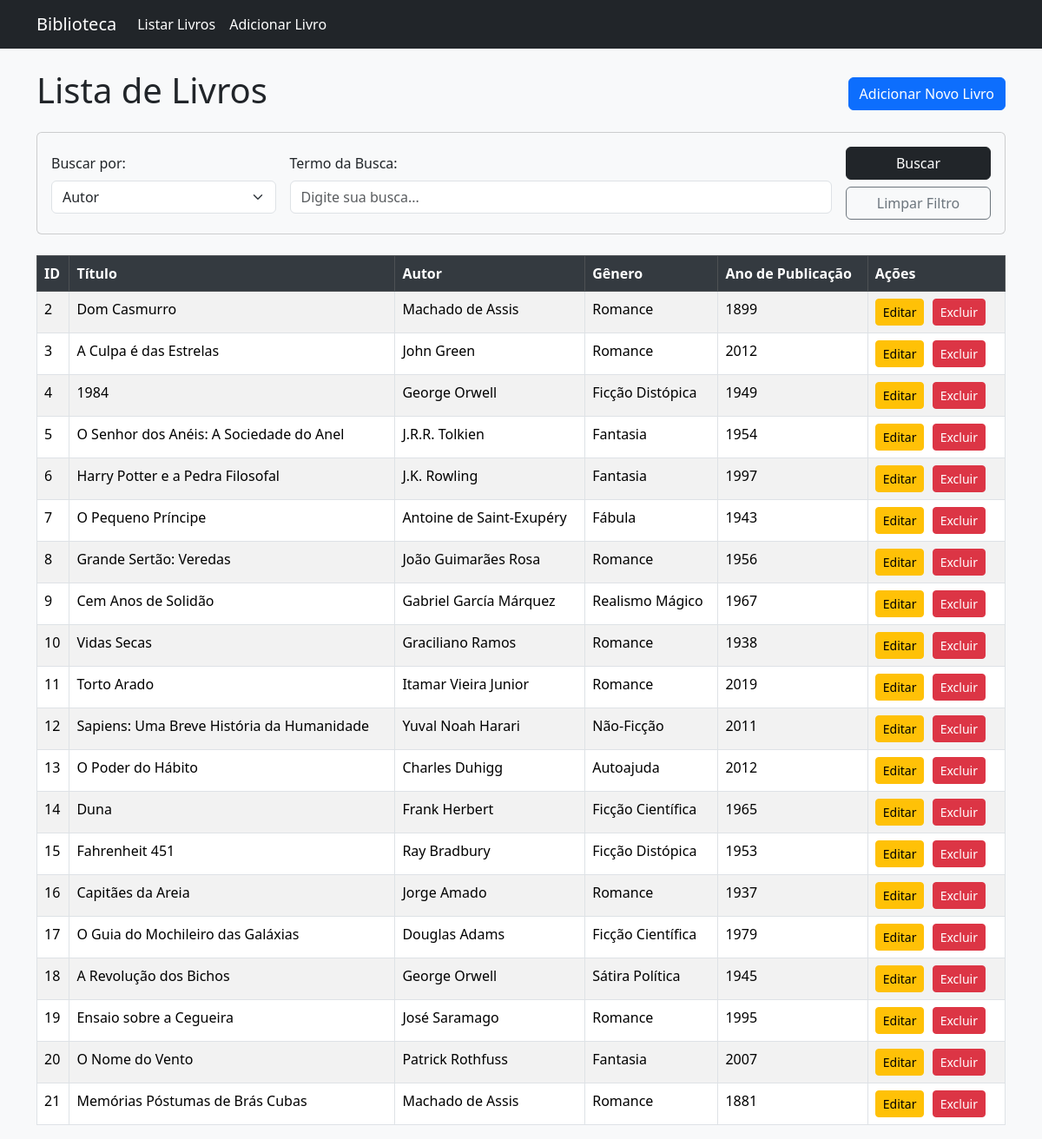
The page / on the database its author committed.
### tables this page shows
CREATE TABLE `livros` (
  `id` int(11) NOT NULL,
  `titulo` varchar(255) NOT NULL,
  `autor` varchar(255) NOT NULL,
  `genero` varchar(100) DEFAULT NULL,
  `ano_publicacao` int(4) DEFAULT NULL,
  `data_cadastro` timestamp NOT NULL DEFAULT current_timestamp()
);

### index.php (the view, shortened to what this page needs)
<?php
include 'config/conexao.php';
include 'templates/header.php';
$sql = "SELECT * FROM livros";
$stmt = mysqli_prepare($conexao, $sql);
mysqli_stmt_execute($stmt);
$resultado = mysqli_stmt_get_result($stmt);
$filtro_coluna_selecionada = isset($_GET['filtro_coluna']) ? $_GET['filtro_coluna'] : 'autor';
$filtro_valor_digitado = isset($_GET['filtro_valor']) ? htmlspecialchars($_GET['filtro_valor']) : '';
?>
<div class="d-flex justify-content-between align-items-center mb-3">
    <h1>Lista de Livros</h1>
    <a href="adicionar.php" class="btn btn-primary">Adicionar Novo Livro</a>
</div>
<div class="card bg-light mb-4">
    <div class="card-body">
        <form action="index.php" method="get" class="row g-3 align-items-center">
            <div class="col-md-3">
                <label for="filtro_coluna" class="form-label">Buscar por:</label>
                <select name="filtro_coluna" id="filtro_coluna" class="form-select">
                    <option value="autor" <?php if ($filtro_coluna_selecionada == 'autor') echo 'selected'; ?>>Autor</option>
                </select>
            </div>
            <div class="col-md-7">
                <label for="filtro_valor" class="form-label">Termo da Busca:</label>
                <input type="text" name="filtro_valor" id="filtro_valor_texto" class="form-control" value="<?php echo $filtro_valor_digitado; ?>" placeholder="Digite sua busca...">
            </div>
            <div class="col-md-2 d-flex align-items-end">
                <div class="d-grid gap-2 w-100">
                    <button type="submit" class="btn btn-dark">Buscar</button>
                    <a href="index.php" class="btn btn-outline-secondary">Limpar Filtro</a>
                </div>
            </div>
        </form>
    </div>
</div>
<table class="table table-striped table-bordered">
    <thead class="table-dark">
        <tr>
            <th>ID</th>
            <th>Título</th>
            <th>Autor</th>
            <th>Gênero</th>
            <th>Ano de Publicação</th>
            <th>Ações</th>
        </tr>
    </thead>
    <tbody>
        <?php
        if (mysqli_num_rows($resultado) > 0) {
            while ($livro = mysqli_fetch_assoc($resultado)) {
                echo "<tr>";
                echo "<td>" . $livro['id'] . "</td>";
                echo "<td>" . htmlspecialchars($livro['titulo']) . "</td>";
                echo "<td>" . htmlspecialchars($livro['autor']) . "</td>";
                echo "<td>" . htmlspecialchars($livro['genero']) . "</td>";
                echo "<td>" . htmlspecialchars($livro['ano_publicacao']) . "</td>";
                echo "<td>
                        <a href='editar.php?id=" . $livro['id'] . "' class='btn btn-warning btn-sm btn-acao'>Editar</a>
                        <a href='excluir.php?id=" . $livro['id'] . "' class='btn btn-danger btn-sm btn-acao' onclick='return confirm(\"Tem certeza que deseja excluir este livro?\")'>Excluir</a>
                      </td>";
                echo "</tr>";
            }
        } else {
            if (!empty($filtro_valor_digitado)) {
                echo "<tr><td colspan='6' class='text-center'>Nenhum resultado encontrado para sua busca.</td></tr>";
            } else {
                echo "<tr><td colspan='6' class='text-center'>Nenhum livro cadastrado.</td></tr>";
            }
        }
        ?>
    </tbody>
</table>
<?php include 'templates/footer.php'; ?>

### templates/header.php (shortened to what this page needs)
<!doctype html>
<html lang="pt-BR">
  <head>
    <link href="https://cdn.jsdelivr.net/npm/bootstrap@5.3.3/dist/css/bootstrap.min.css" rel="stylesheet">
    <link href="css/style.css" rel="stylesheet">
  </head>
  <body>
    <nav class="navbar navbar-expand-lg navbar-dark bg-dark">
      <div class="container">
        <a class="navbar-brand" href="index.php">Biblioteca</a>
        <div class="collapse navbar-collapse" id="navbarNav">
          <ul class="navbar-nav">
            <li class="nav-item">
              <a class="nav-link active" aria-current="page" href="index.php">Listar Livros</a>
            </li>
            <li class="nav-item">
              <a class="nav-link" style="color: #fff;" aria-current="page" href="adicionar.php">Adicionar Livro</a>
            </li>
          </ul>
        </div>
      </div>
    </nav>
    <div class="container mt-4">

### templates/footer.php (shortened to what this page needs)
</div>
  </body>
</html>

### css/style.css (style rules this page uses)
body { background-color: #f8f9fa; }
.table th { background-color: #343a40; color: #fff; }
.btn-acao { margin-right: 5px; }

### rows shown on the page
livros: id "2", titulo "Dom Casmurro", autor "Machado de Assis", genero "Romance", ano_publicacao "1899"
livros: id "3", titulo "A Culpa é das Estrelas", autor "John Green", genero "Romance", ano_publicacao "2012"
livros: id "4", titulo "1984", autor "George Orwell", genero "Ficção Distópica", ano_publicacao "1949"
livros: id "5", titulo "O Senhor dos Anéis: A Sociedade do Anel", autor "J.R.R. Tolkien", genero "Fantasia", ano_publicacao "1954"
livros: id "6", titulo "Harry Potter e a Pedra Filosofal", autor "J.K. Rowling", genero "Fantasia", ano_publicacao "1997"
livros: id "7", titulo "O Pequeno Príncipe", autor "Antoine de Saint-Exupéry", genero "Fábula", ano_publicacao "1943"
livros: id "8", titulo "Grande Sertão: Veredas", autor "João Guimarães Rosa", genero "Romance", ano_publicacao "1956"
livros: id "9", titulo "Cem Anos de Solidão", autor "Gabriel García Márquez", genero "Realismo Mágico", ano_publicacao "1967"
livros: id "10", titulo "Vidas Secas", autor "Graciliano Ramos", genero "Romance", ano_publicacao "1938"
livros: id "11", titulo "Torto Arado", autor "Itamar Vieira Junior", genero "Romance", ano_publicacao "2019"
livros: id "12", titulo "Sapiens: Uma Breve História da Humanidade", autor "Yuval Noah Harari", genero "Não-Ficção", ano_publicacao "2011"
livros: id "13", titulo "O Poder do Hábito", autor "Charles Duhigg", genero "Autoajuda", ano_publicacao "2012"
livros: id "14", titulo "Duna", autor "Frank Herbert", genero "Ficção Científica", ano_publicacao "1965"
livros: id "15", titulo "Fahrenheit 451", autor "Ray Bradbury", genero "Ficção Distópica", ano_publicacao "1953"
livros: id "16", titulo "Capitães da Areia", autor "Jorge Amado", genero "Romance", ano_publicacao "1937"
livros: id "17", titulo "O Guia do Mochileiro das Galáxias", autor "Douglas Adams", genero "Ficção Científica", ano_publicacao "1979"
livros: id "18", titulo "A Revolução dos Bichos", autor "George Orwell", genero "Sátira Política", ano_publicacao "1945"
livros: id "19", titulo "Ensaio sobre a Cegueira", autor "José Saramago", genero "Romance", ano_publicacao "1995"
livros: id "20", titulo "O Nome do Vento", autor "Patrick Rothfuss", genero "Fantasia", ano_publicacao "2007"
livros: id "21", titulo "Memórias Póstumas de Brás Cubas", autor "Machado de Assis", genero "Romance", ano_publicacao "1881"
